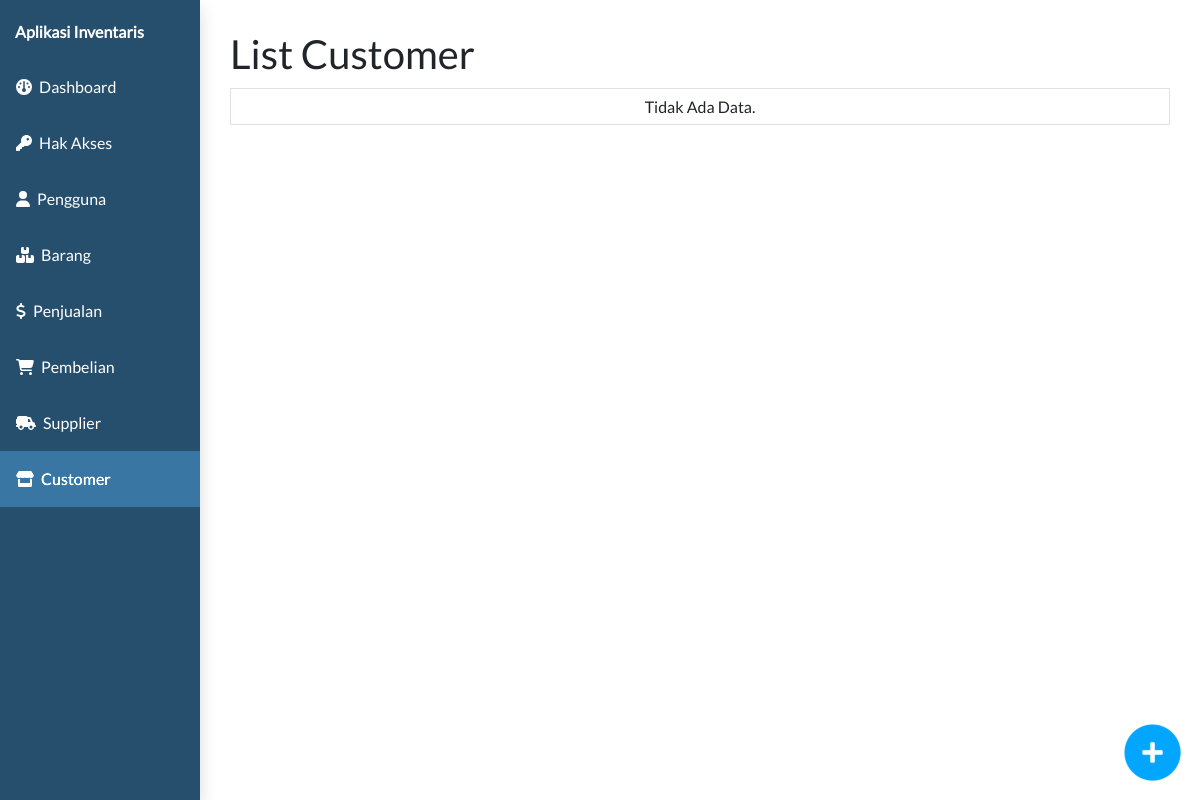
/admin.php?page=customer&subpage=customer-list, run on an earlier commit of the app's database.
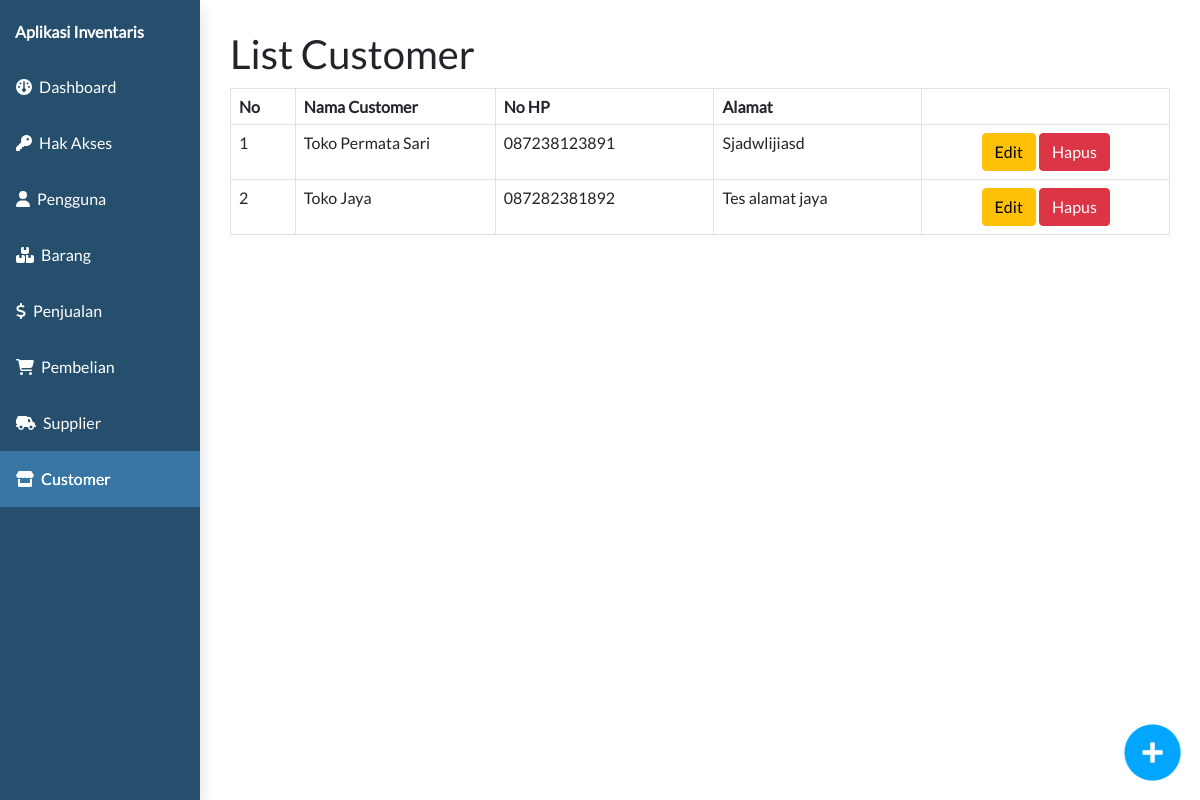
And on a later commit of the database.
### tables this page shows
CREATE TABLE `customer`  (
  `id_customer` int NOT NULL AUTO_INCREMENT,
  `nama_customer` varchar(50) NULL DEFAULT NULL,
  `alamat_customer` text NULL,
  `no_hp_customer` varchar(20) NULL DEFAULT NULL,
  PRIMARY KEY (`id_customer`) USING BTREE
);

### controller/customer_controller.php (called while the page is built, shortened)
<?php
require_once "controller/base_controller.php";
class CustomerController {
    function callmodel(){
        $baseController = new BaseController();
    }
    function customer_list(){
        $model = new model;
        $customer_list = $model->select("customer");
        return $customer_list;
    }
}
?>

### model/model.php (called while the page is built, shortened)
<?php
class model {
    function select($table){
        require "koneksi.php";
        $data = mysqli_query($connect, "SELECT * FROM $table");
        $dataarray = array();
            while($row = mysqli_fetch_assoc($data)){
                $dataarray[] = $row;
            }
        return $dataarray;
    }
}
?>

### view/customer/customer-list.php (the view, shortened to what this page needs)
<?php
require_once "controller/customer_controller.php";
$customerController = new CustomerController();
$customerController->callasset();
$customer_list = $customerController->customer_list();
?>
<html>
<head>
</head>
<div class="clm-12 np">
  <div class="container-full" id="daftarproduk">
    <h1>List Customer</h1>
    <table class="table table-bordered" style="margin-top:10px">
      <?php if ($customer_list != null) : ?>
        <thead>
          <th>No</th>
          <th>Nama Customer</th>
          <th>No HP</th>
          <th>Alamat</th>
          <th></th>
        </thead>
        <?php $no = 1;
        foreach ($customer_list as  $customer) : ?>
          <tr>
            <td><?php echo $no;
                $no++ ?></td>
            <td style="width:200px"><?php echo $customer['nama_customer'] ?></td>
            <td><?php echo $customer['no_hp_customer'] ?></td>
            <td><?php echo $customer['alamat_customer'] ?></td>
            <td class="text-center">
              <a href="submit.php?customer-edit=<?php echo $customer['id_customer'] ?>"><button class="btn btn-warning">Edit</button></a>
              <a href="submit.php?customer-delete=<?php echo $customer['id_customer'] ?>"><button class="btn btn-danger">Hapus</button></a>
            </td>
          </tr>
        <?php endforeach ?>
      <?php else : ?>
        <tr>
          <td colspan="7" style="text-align:center">Tidak Ada Data.</td>
        </tr>
      <?php endif ?>
    </table>
  </div>
</div>
<div class="fly-right">
  <a href="?page=customer&&subpage=customer-detail">
    <img src="assets/img/add_blue.png" class="flyitem" style="width:65px; height:65px;">
  </a>
</div>
</html>

What changed in the data, as far as the page shows it:
added customer: nama_customer "Toko Permata Sari", no_hp_customer "087238123891", alamat_customer "Sjadwlijiasd"
added customer: nama_customer "Toko Jaya", no_hp_customer "087282381892", alamat_customer "Tes alamat jaya"
Also different on the page:
text no longer shown: "Tidak Ada Data."
text now shown: "No Nama Customer No HP Alamat"
